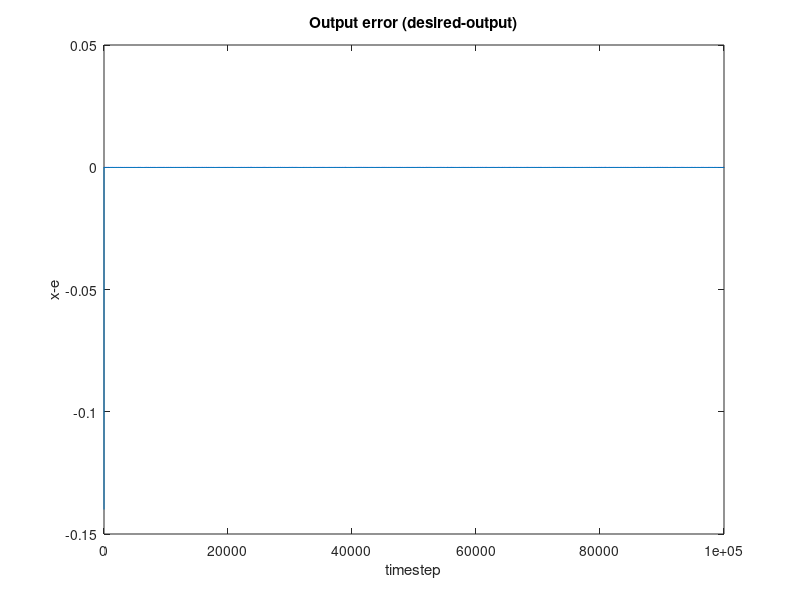
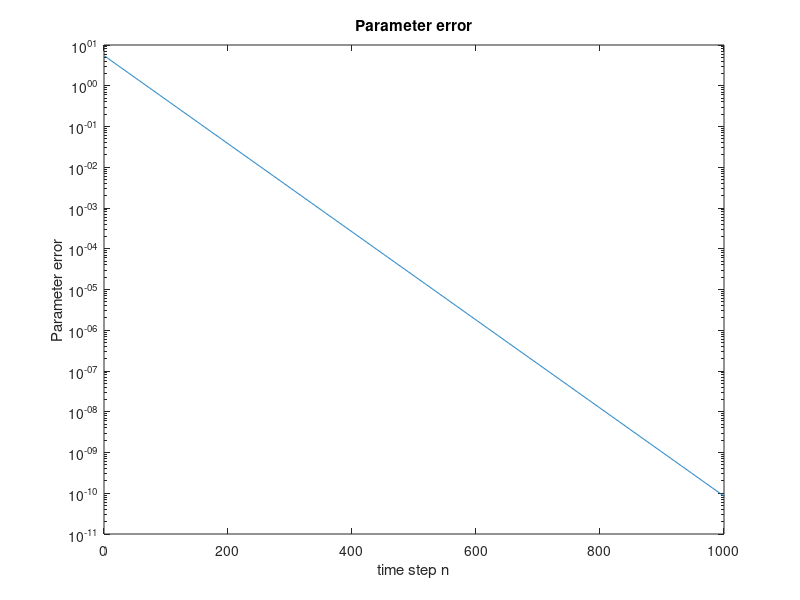
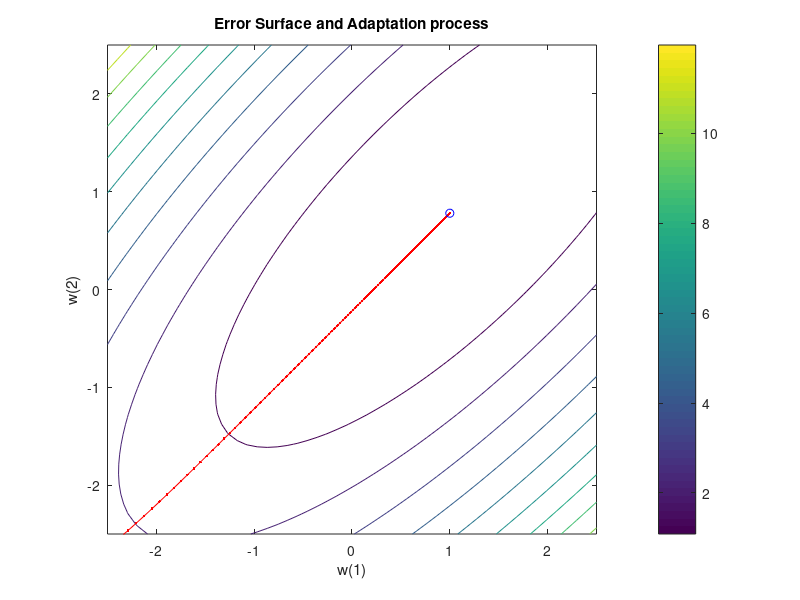
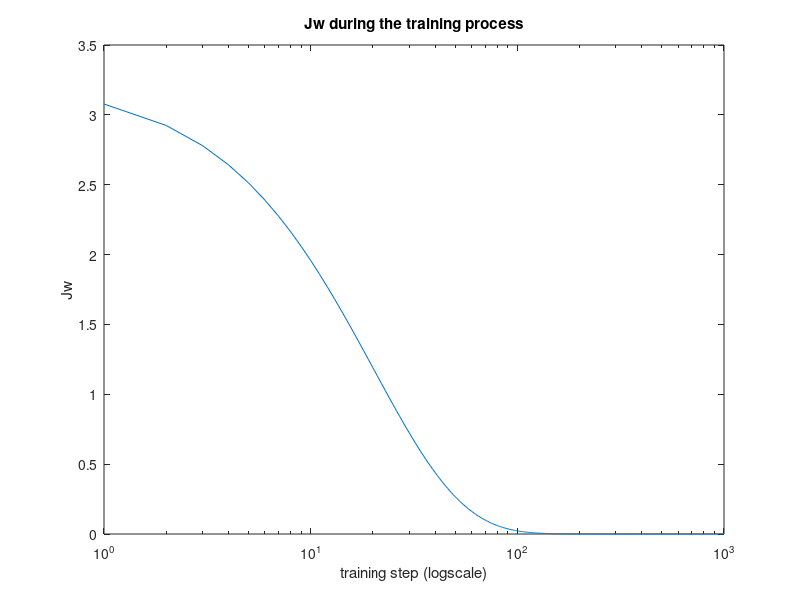

Recreate these plots in MATLAB, in order.
% Author: 	Rafail Brouzos, mprouzo@auth.gr, rnm1816@gmail.com
% Purpose:	Digital Wiener filter demo for removing the noise static noise of a signal.
% 		Comparison of a steepest descent converged filter with the exact Wiener one.
% 
% IMPORTANT NOTICE! The following script is using the clear command to empty workspace. Please 
% make sure you have a backup of your workspace before running the script.


clear

%% Prameters

% Initialize parameters
n = 100000;     % number of time steps
num_coef = 2;   % number of coefficiens of the filter
max_iter = 1000;% number of iteration of the training process

%% Input signal

x = zeros(n,1);
for i = 1:n
    x(i) = cos(pi*i)*sin (pi*i/25 + pi/3 );
end

var_x = var(x); % The variance of input (x)
var_v = 0.19;   % The variance of white noise (v)
alpha = -0.78;  % The coefficient of H(z)

%% Noise

v = sqrt(var_v)*randn(n,1); v = v - mean(v); % white noise

u = zeros(n,1); % initialize sensor
% Noise measured
u(1) = v(1);
for i=2:n
  u(i) = alpha * u(i-1) + v(i); % sensor's output
end

% Add the noise
d = x + v;

%% Calculate R, p

tic;            % start the clock
% Calculate autocorrelation
U = [u [0; u(1:n-1)]];
Rt = U'*U / n;

ps = zeros(2,1);
% Cross correlation from the differential equation
ps(1) = Rt(1,1) - alpha*Rt(1,2);
ps(2) = Rt(1,2) - alpha*Rt(1,1);

R = Rt;
p = ps;
timeRP = toc  % stop the clock

%% Run the steepest descent algorithm

% Wiener solution
wo = R \ p;
w = [-3; -3];   % initialize for SD algorithm

tic;            % start the clock

% Adaptation step selection
mu = 2*0.1 / max(abs(eig(R)));
% mu = 3.1;
mu_domain = [0 2/max(abs(eig(R)))];

% Initialize some memory
wt = zeros([2,max_iter]); wt(:,1) = w;
y = zeros(n, 1);

% Training loop
for i = 1:max_iter
    w = w + mu*(p-R*w); % adaptation step
    wt(:,i) = w;        % store train history
end

timeSD = toc    % stop the clock

s = u;  % input of the filter
% Filter application loop
for i=2:n
  y(i) = s(i:-1:i-1)' * w;  % apply filter
end

% Remove the noise
e = d - y;

% Plot filter
figure(1); clf
plot(x-e)
title('Output error (desired-output)')
xlabel('timestep')
ylabel('x-e');


%% Parameter error
figure(2); clf
we = (wt - wo*ones(1,max_iter)).^2;
pe = sqrt(sum(we));

semilogy(pe);
xlabel('time step n');
ylabel('Parameter error');
title('Parameter error');


%% contour curves and trajectories
L = 50;
ww = linspace(-2.5,2.5,L);

J = zeros([L,L]);

% Construct the error surface
for i=1:L
  for k=1:L
    wp = [ww(i); ww(k)];
    J(k,i) = var_v - 2*p'*wp + wp'*R*wp;
  end
end

min_J = min(J(:));
max_J = max(J(:));

levels = linspace(min_J,max_J,12);

figure(3)
contour(ww, ww, J, levels); axis square
hold on

plot(wt(1,:), wt(2,:), '.r-');
plot(wo(1), wo(2), 'ob')
hold off
colorbar
xlabel('w(1)');
ylabel('w(2)');
title('Error Surface and Adaptation process');

%% Calculate Jw during the train process

Jw = zeros(max_iter,1);

for k=1:max_iter
    wp = [wt(1,k); wt(2,k)];
    Jw(k) = var_v - 2*p'*wp + wp'*R*wp;
end

% Plot the Jw
figure(4);
semilogx(Jw)
xlabel('training step (logscale)');
ylabel('Jw');
title('Jw during the training process');

